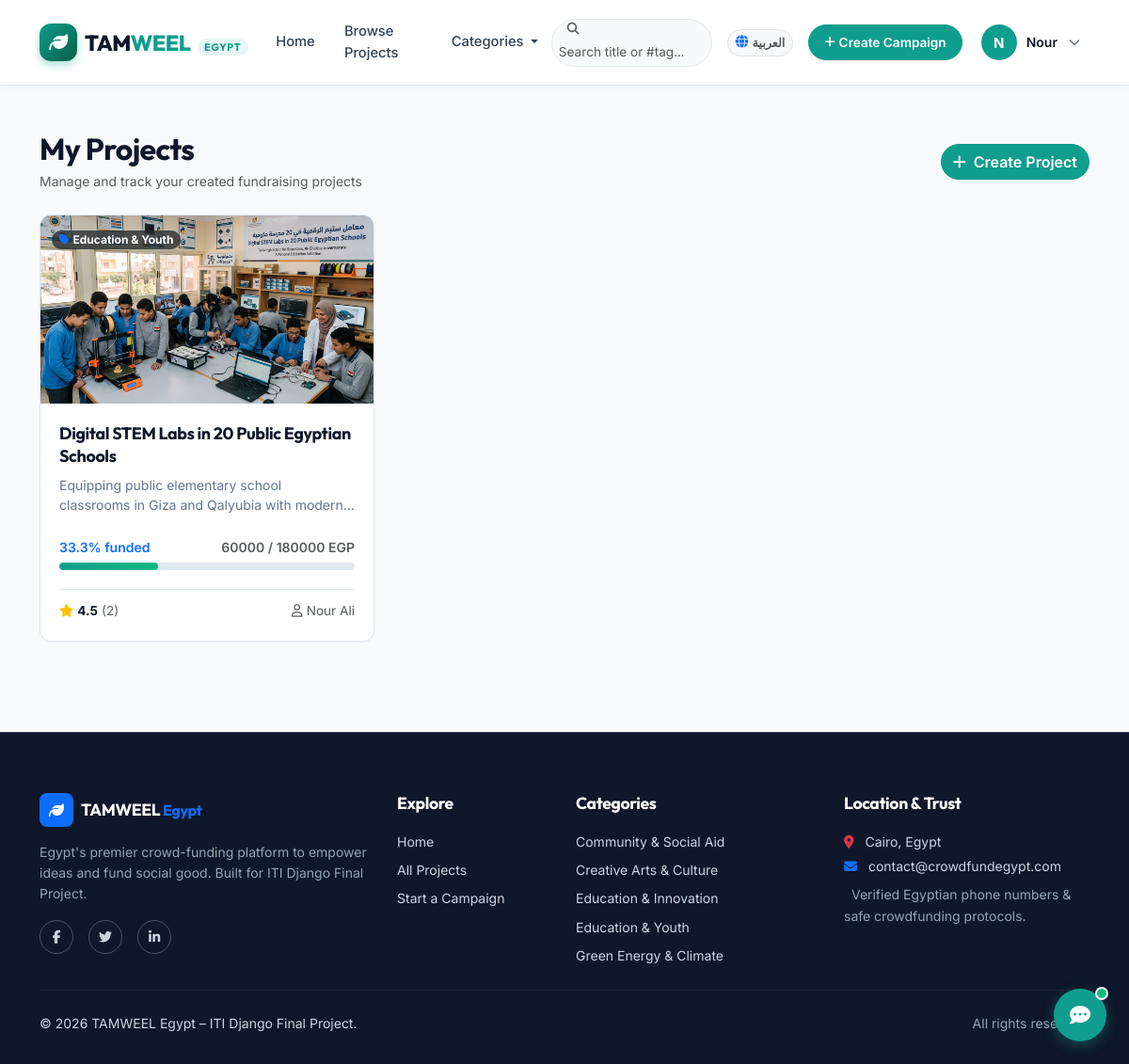
/projects/my-projects/ (signed in), run on the app's committed database.
### accounts/models.py (models this page shows, shortened)
class User(AbstractUser):
    username = None
    email = models.EmailField(_('Email Address'), unique=True)
    first_name = models.CharField(_('First Name'), max_length=150)
    last_name = models.CharField(_('Last Name'), max_length=150)
    mobile_phone = models.CharField(
        _('Mobile Phone'),
        max_length=20,
        blank=True,
        default='',
        validators=[validate_egyptian_phone],
        help_text=_('Egyptian phone number (e.g., 01012345678 or +201012345678)')
    )
    profile_picture = models.ImageField(
        _('Profile Picture'),
        upload_to='profiles/%Y/%m/',
        blank=True,
        null=True
    )
    birthdate = models.DateField(_('Birthdate'), blank=True, null=True)
    facebook_profile = models.URLField(_('Facebook Profile URL'), blank=True, null=True)
    country = models.CharField(_('Country'), max_length=100, blank=True, default='Egypt')
    USERNAME_FIELD = 'email'
    REQUIRED_FIELDS = ['first_name', 'last_name', 'mobile_phone']
    objects = UserManager()
    class Meta:
        verbose_name = _('User')
        verbose_name_plural = _('Users')
        ordering = ['-date_joined']
    def get_full_name(self):
        full_name = f"{self.first_name} {self.last_name}".strip()
        return full_name if full_name else self.email

### projects/models.py (models this page shows, shortened)
class Project(models.Model):
    STATUS_CHOICES = [
        ('running', 'Running'),
        ('completed', 'Completed'),
        ('cancelled', 'Cancelled'),
        ('expired', 'Expired'),
        ('draft', 'Draft'),
    ]
    title = models.CharField(max_length=255)
    details = models.TextField()
    category = models.ForeignKey(Category, on_delete=models.PROTECT, related_name='projects')
    creator = models.ForeignKey(settings.AUTH_USER_MODEL, on_delete=models.CASCADE, related_name='projects')
    total_target = models.DecimalField(max_digits=12, decimal_places=2, help_text="Total fundraising target in EGP")
    start_time = models.DateTimeField(default=timezone.now)
    end_time = models.DateTimeField()
    status = models.CharField(max_length=20, choices=STATUS_CHOICES, default='running')
    is_featured = models.BooleanField(default=False, help_text="Marked by admin to appear in featured projects slider/section")
    tags = models.ManyToManyField(Tag, related_name='projects', blank=True)
    created_at = models.DateTimeField(auto_now_add=True)
    updated_at = models.DateTimeField(auto_now=True)
    class Meta:
        verbose_name = 'Project'
        verbose_name_plural = 'Projects'
        ordering = ['-created_at']
    @property
    def total_donations(self):
        result = self.donations.aggregate(total=Sum('amount'))['total']
        return result if result is not None else Decimal('0.00')
    @property
    def donation_progress_percentage(self):
        if not self.total_target or self.total_target <= 0:
            return 0
        percentage = (self.total_donations / self.total_target) * Decimal('100')
        return round(float(percentage), 1)
    @property
    def average_rating(self):
        avg = self.ratings.aggregate(avg_score=Avg('score'))['avg_score']
        return round(avg, 1) if avg is not None else 0.0
    @property
    def ratings_count(self):
        return self.ratings.count()
    @property
    def cover_image(self):
        cover = self.images.filter(is_cover=True).first()
        if not cover:
            cover = self.images.first()
        return cover.image.url if cover else None

class ProjectImage(models.Model):
    project = models.ForeignKey(Project, on_delete=models.CASCADE, related_name='images')
    image = models.ImageField(upload_to='projects/%Y/%m/')
    is_cover = models.BooleanField(default=False)
    created_at = models.DateTimeField(auto_now_add=True)
    class Meta:
        verbose_name = 'Project Image'
        verbose_name_plural = 'Project Images'
        ordering = ['-is_cover', 'id']

class Category(models.Model):
    name = models.CharField(max_length=100, unique=True)
    slug = models.SlugField(max_length=120, unique=True, blank=True)
    description = models.TextField(blank=True)
    created_at = models.DateTimeField(auto_now_add=True)
    class Meta:
        verbose_name = 'Category'
        verbose_name_plural = 'Categories'
        ordering = ['name']

### projects/views.py (the view)
# urls.py: path('my-projects/', views.my_projects_view, name='my_projects'),
@login_required
def my_projects_view(request):
    projects = request.user.projects.all().order_by('-created_at')
    return render(request, 'projects/my_projects.html', {'projects': projects})

### templates/projects/my_projects.html (shortened to what this page needs)
{% extends 'base.html' %}
{% load i18n %}
{% block content %}
<div class="container py-5">
  <div class="d-flex justify-content-between align-items-center mb-4">
    <div>
      <h2 class="fw-bold mb-1">{% translate "My Projects" %}</h2>
      <p class="text-muted small mb-0">{% translate "Manage and track your created fundraising projects" %}</p>
    </div>
    <a href="{% url 'projects:project_create' %}" class="btn btn-primary rounded-pill">
      <i class="fa-solid fa-plus me-1"></i> {% translate "Create Project" %}
    </a>
  </div>
  <div class="row row-cols-1 row-cols-md-2 row-cols-lg-3 g-4 mb-5">
    {% for project in projects %}
    <div class="col">
      {% include 'includes/project_card.html' with project=project %}
    </div>
    {% endfor %}
  </div>
</div>
{% endblock %}

### templates/base.html (shortened to what this page needs)
{% load static i18n %}
{% get_current_language as LANGUAGE_CODE %}
{% get_current_language_bidi as LANGUAGE_BIDI %}
<!DOCTYPE html>
<html lang="{{ LANGUAGE_CODE|default:'en' }}" dir="{% if LANGUAGE_BIDI %}rtl{% else %}ltr{% endif %}">
<head>
  <link href="https://cdn.jsdelivr.net/npm/bootstrap@5.3.3/dist/css/bootstrap.min.css" rel="stylesheet">
  <link rel="stylesheet" href="https://cdnjs.cloudflare.com/ajax/libs/font-awesome/6.5.1/css/all.min.css">
  <link rel="stylesheet" href="{% static 'css/style.css' %}">
</head>
<body>
  {% include 'includes/navbar.html' %}
  <main>
    {% block content %}
    {% endblock %}
  </main>
  {% include 'includes/footer.html' %}
  {% include 'chatbot/widget.html' %}
</body>
</html>

### templates/includes/navbar.html (shortened to what this page needs)
{% load i18n %}
{% get_current_language as LANGUAGE_CODE %}
<nav class="navbar navbar-expand-lg navbar-custom sticky-top">
  <div class="container">
    <a class="navbar-brand d-flex align-items-center gap-2 me-lg-3" href="{% url 'home' %}">
      <div class="logo-icon">
        <i class="fa-solid fa-leaf"></i>
      </div>
      <div class="brand-name">
        TAM<span>WEEL</span>
        <span class="brand-badge">Egypt</span>
      </div>
    </a>
    <div class="collapse navbar-collapse" id="navbarSupportedContent">
      <ul class="navbar-nav me-auto mb-2 mb-lg-0 align-items-lg-center gap-lg-1">
        <li class="nav-item">
          <a class="nav-link" href="{% url 'home' %}">{% translate "Home" %}</a>
        </li>
        <li class="nav-item">
          <a class="nav-link" href="{% url 'projects:project_list' %}">{% translate "Browse Projects" %}</a>
        </li>
        <li class="nav-item dropdown">
          <a class="nav-link dropdown-toggle" href="#" role="button" data-bs-toggle="dropdown" aria-expanded="false">
            {% translate "Categories" %}
          </a>
        </li>
      </ul>
      <div class="d-flex flex-column flex-lg-row align-items-lg-center gap-2 gap-lg-3 mt-3 mt-lg-0">
        <form action="{% url 'projects:project_list' %}" method="GET" class="header-search-form">
          <div class="input-group input-group-sm header-search-group rounded-pill overflow-hidden border bg-light">
            <span class="input-group-text bg-light border-0 ps-3 pe-2 text-muted">
              <i class="fa-solid fa-magnifying-glass" style="font-size: 0.8rem;"></i>
            </span>
            <input class="form-control bg-light border-0 py-1 pe-3 shadow-none text-dark" type="search" name="q" placeholder="{% translate 'Search title or #tag...' %}" aria-label="{% translate 'Search' %}" style="font-size: 0.85rem; width: 170px;">
          </div>
        </form>
        <div class="language-switcher-wrap">
          <form action="{% url 'set_language' %}" method="post" class="d-inline-flex align-items-center m-0">
            {% if LANGUAGE_CODE == 'ar' %}
              <button type="submit" name="language" value="en" class="btn btn-sm btn-light border rounded-pill px-2 py-1 d-inline-flex align-items-center gap-1 text-muted shadow-none" style="font-size: 0.8rem;" title="Switch to English">
                <i class="fa-solid fa-globe text-primary" style="font-size: 0.85rem;"></i>
                <span class="fw-semibold">EN</span>
              </button>
            {% else %}
              <button type="submit" name="language" value="ar" class="btn btn-sm btn-light border rounded-pill px-2 py-1 d-inline-flex align-items-center gap-1 text-muted shadow-none" style="font-size: 0.8rem;" title="التبديل إلى العربية">
                <i class="fa-solid fa-globe text-primary" style="font-size: 0.85rem;"></i>
                <span class="fw-semibold">العربية</span>
              </button>
            {% endif %}
          </form>
        </div>
        {% if user.is_authenticated %}
          <a class="btn btn-primary btn-sm rounded-pill shadow-sm fw-semibold nav-cta-btn" href="{% url 'projects:project_create' %}">
            <i class="fa-solid fa-plus me-1" style="font-size: 0.8rem;"></i> {% translate "Create Campaign" %}
          </a>
          <div class="dropdown user-account-dropdown-wrap">
            <button class="user-account-btn" type="button" data-bs-toggle="dropdown" aria-expanded="false" id="userAccountMenuButton">
              {% if user.profile_picture %}
                <img src="{{ user.profile_picture.url }}" alt="{{ user.first_name }}" class="user-avatar-img">
              {% else %}
                <span class="user-avatar-initial">
                  {{ user.first_name|first|upper }}
                </span>
              {% endif %}
              <span class="user-account-name">{{ user.first_name }}</span>
              <span class="user-account-chevron"><i class="fa-solid fa-chevron-down"></i></span>
            </button>
          </div>
        {% endif %}
      </div>
    </div>
  </div>
</nav>

### templates/includes/project_card.html (shortened to what this page needs)
{% load i18n %}
<div class="project-card">
  <div class="project-card-img-wrapper">
    {% if project.cover_image %}
      <img src="{{ project.cover_image }}" alt="{{ project.title }}" class="project-card-img" loading="lazy">
    {% else %}
      <div class="w-100 h-100 d-flex flex-column align-items-center justify-content-center bg-light text-muted">
        <i class="fa-solid fa-image fs-1 mb-2 opacity-50"></i>
        <small>{% translate "No image" %}</small>
      </div>
    {% endif %}
    <div class="project-card-badge">
      <span class="badge bg-dark bg-opacity-75 backdrop-blur px-2 py-1 rounded-pill">
        <i class="fa-solid fa-tag me-1 text-primary"></i>{{ project.category.name }}
      </span>
    </div>
  </div>
  <div class="project-card-body">
    <h5 class="project-card-title">
      <a href="{% url 'projects:project_detail' pk=project.pk %}">{{ project.title }}</a>
    </h5>
    <p class="project-card-details">{{ project.details|truncatechars:110 }}</p>
    <div class="my-2">
      <div class="d-flex justify-content-between align-items-center small fw-semibold mb-1">
        <span class="text-primary">{{ project.donation_progress_percentage }}% {% translate "funded" %}</span>
        <span class="text-muted">{{ project.total_donations|floatformat:0 }} / {{ project.total_target|floatformat:0 }} {% translate "EGP" %}</span>
      </div>
      <div class="custom-progress">
        <div class="custom-progress-bar" role="progressbar" style="width: {{ project.donation_progress_percentage }}%;" aria-valuenow="{{ project.donation_progress_percentage }}" aria-valuemin="0" aria-valuemax="100"></div>
      </div>
    </div>
    <div class="project-card-meta d-flex justify-content-between align-items-center small">
      <div class="d-flex align-items-center gap-1">
        <span class="rating-stars-display">
          <i class="fa-solid fa-star text-warning"></i>
        </span>
        <span class="fw-bold">{{ project.average_rating }}</span>
        <span class="text-muted">({{ project.ratings_count }})</span>
      </div>
      <div class="text-muted text-truncate" style="max-width: 140px;">
        <i class="fa-regular fa-user me-1"></i>{{ project.creator.get_full_name }}
      </div>
    </div>
  </div>
</div>

### templates/includes/footer.html (shortened to what this page needs)
{% load i18n %}
<footer class="footer-custom mt-auto">
  <div class="container">
    <div class="row g-4">
      <div class="col-lg-4 col-md-6">
        <div class="d-flex align-items-center gap-2 mb-3">
          <span class="d-inline-flex align-items-center justify-content-center bg-primary text-white rounded-3 p-2 shadow-sm" style="width: 36px; height: 36px;">
            <i class="fa-solid fa-leaf"></i>
          </span>
          <h5 class="mb-0 text-white brand-font">TAM<span>WEEL</span> <small class="text-primary fs-6">Egypt</small></h5>
        </div>
        <p class="small text-secondary">
          {% translate "Egypt's premier crowd-funding platform to empower ideas and fund social good. Built for ITI Django Final Project." %}
        </p>
        <div class="d-flex gap-3 mt-3">
          <a href="#" class="btn btn-sm btn-outline-secondary rounded-circle" style="width: 36px; height: 36px; display: inline-flex; align-items: center; justify-content: center;" aria-label="Facebook"><i class="fa-brands fa-facebook-f"></i></a>
          <a href="#" class="btn btn-sm btn-outline-secondary rounded-circle" style="width: 36px; height: 36px; display: inline-flex; align-items: center; justify-content: center;" aria-label="Twitter"><i class="fa-brands fa-twitter"></i></a>
          <a href="#" class="btn btn-sm btn-outline-secondary rounded-circle" style="width: 36px; height: 36px; display: inline-flex; align-items: center; justify-content: center;" aria-label="LinkedIn"><i class="fa-brands fa-linkedin-in"></i></a>
        </div>
      </div>
      <div class="col-lg-2 col-md-6">
        <h5>{% translate "Explore" %}</h5>
        <ul class="list-unstyled small d-flex flex-column gap-2 mb-0">
          <li><a href="{% url 'home' %}">{% translate "Home" %}</a></li>
          <li><a href="{% url 'projects:project_list' %}">{% translate "All Projects" %}</a></li>
          <li><a href="{% url 'projects:project_create' %}">{% translate "Start a Campaign" %}</a></li>
        </ul>
      </div>
      <div class="col-lg-3 col-md-6">
        <h5>{% translate "Categories" %}</h5>
        <ul class="list-unstyled small d-flex flex-column gap-2 mb-0">
          {% if nav_categories %}
            {% for cat in nav_categories|slice:":5" %}
              <li><a href="{% url 'projects:category_projects' slug=cat.slug %}">{{ cat.name }}</a></li>
            {% endfor %}
          {% else %}
            <li><span class="text-muted">{% translate "No categories" %}</span></li>
          {% endif %}
        </ul>
      </div>
      <div class="col-lg-3 col-md-6">
        <h5>{% translate "Location & Trust" %}</h5>
        <p class="small mb-1"><i class="fa-solid fa-location-dot me-2 text-danger"></i> {% translate "Cairo, Egypt" %}</p>
        <p class="small mb-1"><i class="fa-solid fa-envelope me-2 text-primary"></i> contact@crowdfundegypt.com</p>
        <p class="small text-muted mt-2">
           {% translate "Verified Egyptian phone numbers & safe crowdfunding protocols." %}
        </p>
      </div>
    </div>
    <hr class="border-secondary my-4">
    <div class="d-flex flex-column flex-md-row justify-content-between align-items-center small">
      <p class="mb-0">&copy; {% now "Y" %} TAMWEEL Egypt – ITI Django Final Project.</p>
      <p class="mb-0 text-muted">{% translate "All rights reserved." %}</p>
    </div>
  </div>
</footer>

### templates/chatbot/widget.html (shortened to what this page needs)
{% load static i18n %}
<link rel="stylesheet" href="{% static 'chatbot/chatbot.css' %}">
<div id="tamweel-chat-widget" data-api-url="{% url 'chatbot:message_api' %}">
  <button id="tw-chat-launcher" class="tw-chat-launcher-btn" type="button" aria-label="{% translate 'Open Tamweel Assistant' %}" aria-expanded="false">
    <i class="fa-solid fa-comment-dots tw-chat-icon-open"></i>
    <span class="tw-chat-pulse"></span>
  </button>
</div>

### data on the page
User: first_name|first "N", first_name "Nour"
Project: cover_image (picture), category.name "Education & Youth", title "Digital STEM Labs in 20 Public Egyptian Schools", details "Equipping public elementary school classrooms in Giza and Qalyubia with…", donation_progress_percentage "33.3", total_donations "60000", total_target "180000", average_rating "4.5", ratings_count "2", creator.get_full_name "Nour Ali"
Category: name "Community & Social Aid"
Category: name "Creative Arts & Culture"
Category: name "Education & Innovation"
Category: name "Education & Youth"
Category: name "Green Energy & Climate"
